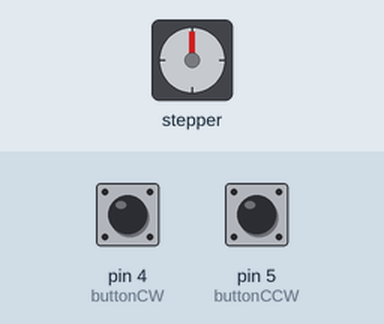
The sketch below on a simulated Arduino Uno, built with avr-gcc and run on an emulated ATmega328P. Shown: stepper motor. Wiring (inferred from the names in the program): stepper motor driver (500 steps per turn assumed): step pin 3; direction pin 2. The inputs (shaded band) are chosen by the test bench; at power-on: pin 4 (buttonCW) HIGH, pin 5 (buttonCCW) HIGH.

Above: at 1.2 s.
1.3 s: pin 4 (buttonCW) pulled LOW for 0.15 s
At 2.6 s:
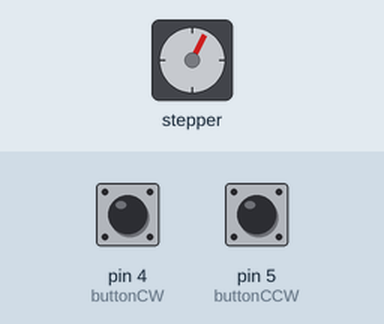
2.9 s: pin 5 (buttonCCW) pulled LOW for 1 s
At 5.1 s:
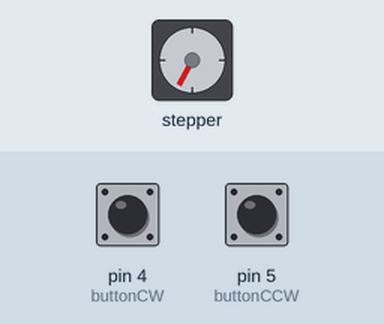
5.4 s: pin 5 (buttonCCW) pulled LOW for 0.15 s
At 5.8 s:
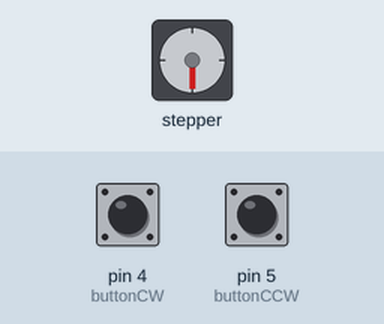
7.0 s: pin 5 (buttonCCW) pulled LOW for 0.15 s
At 8.2 s:
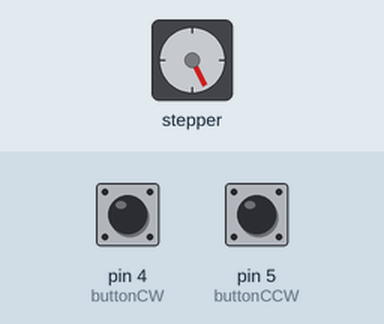
8.6 s: pin 4 (buttonCW) pulled LOW for 1 s
At 10.7 s:
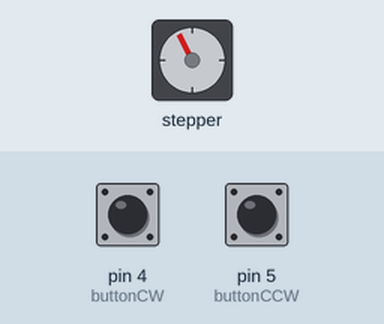
11.1 s: pin 5 (buttonCCW) pulled LOW for 3.2 s
At 15.5 s:
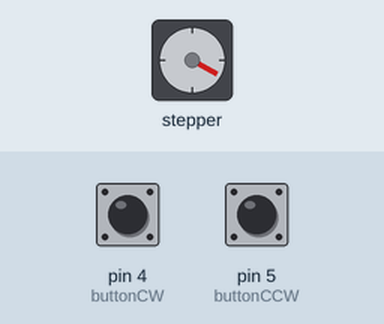
Timing chart, 0 to 16.8 s (numbered marks = the images above; inputs shaded):
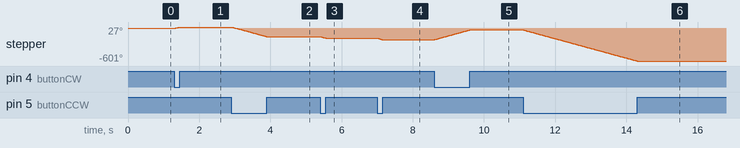

Measured:
- after the input at 1.3 s, stepper: turns 27° clockwise in 0.15 s, starting at once
- after the input at 2.9 s, stepper: turns 179° counter-clockwise in 1.0 s, starting at once
- after the input at 5.4 s, stepper: turns 28° counter-clockwise in 0.15 s, starting at once
- after the input at 7.0 s, stepper: turns 27° counter-clockwise in 0.15 s, starting at once
- after the input at 8.6 s, stepper: turns 180° clockwise in 1.0 s, starting at once
- after the input at 11.1 s, stepper: turns 574° counter-clockwise in 3.2 s, starting at once

The sketch:

GR124-Karan_Malakai_Mikhail-Project2-Code_Motor-Only__FINAL_.ino
```cpp
// Define pin connections & motor's steps per revolution
const int dirPin = 2;          // Direction pin
const int stepPin = 3;         // Step pin
const int stepsPerRevolution = 500; // Steps per revolution

const int buttonCW = 4;        // Button for clockwise rotation
const int buttonCCW = 5;       // Button for counterclockwise rotation

// Speed control variables
int stepDelay = 2000; // Increased delay for lower speed and higher torque

void setup()
{
    // Declare pins as Outputs
    pinMode(stepPin, OUTPUT);
    pinMode(dirPin, OUTPUT);

    // Declare button pins as Inputs
    pinMode(buttonCW, INPUT_PULLUP);  // Use internal pull-up resistor
    pinMode(buttonCCW, INPUT_PULLUP); // Use internal pull-up resistor
}

void loop()
{
    // Check if the clockwise button is pressed
    if (digitalRead(buttonCW) == LOW) // Button pressed (active LOW)
    {
        // Set motor direction clockwise
        digitalWrite(dirPin, HIGH);

        // Spin motor continuously while button is pressed
        while (digitalRead(buttonCW) == LOW) {
            digitalWrite(stepPin, HIGH);
            delayMicroseconds(stepDelay); // Adjust speed as needed
            digitalWrite(stepPin, LOW);
            delayMicroseconds(stepDelay);
        }
    }

    // Check if the counterclockwise button is pressed
    if (digitalRead(buttonCCW) == LOW) // Button pressed (active LOW)
    {
        // Set motor direction counterclockwise
        digitalWrite(dirPin, LOW);

        // Spin motor continuously while button is pressed
        while (digitalRead(buttonCCW) == LOW) {
            digitalWrite(stepPin, HIGH);
            delayMicroseconds(stepDelay); // Adjust speed as needed
            digitalWrite(stepPin, LOW);
            delayMicroseconds(stepDelay);
        }
    }
}
```
